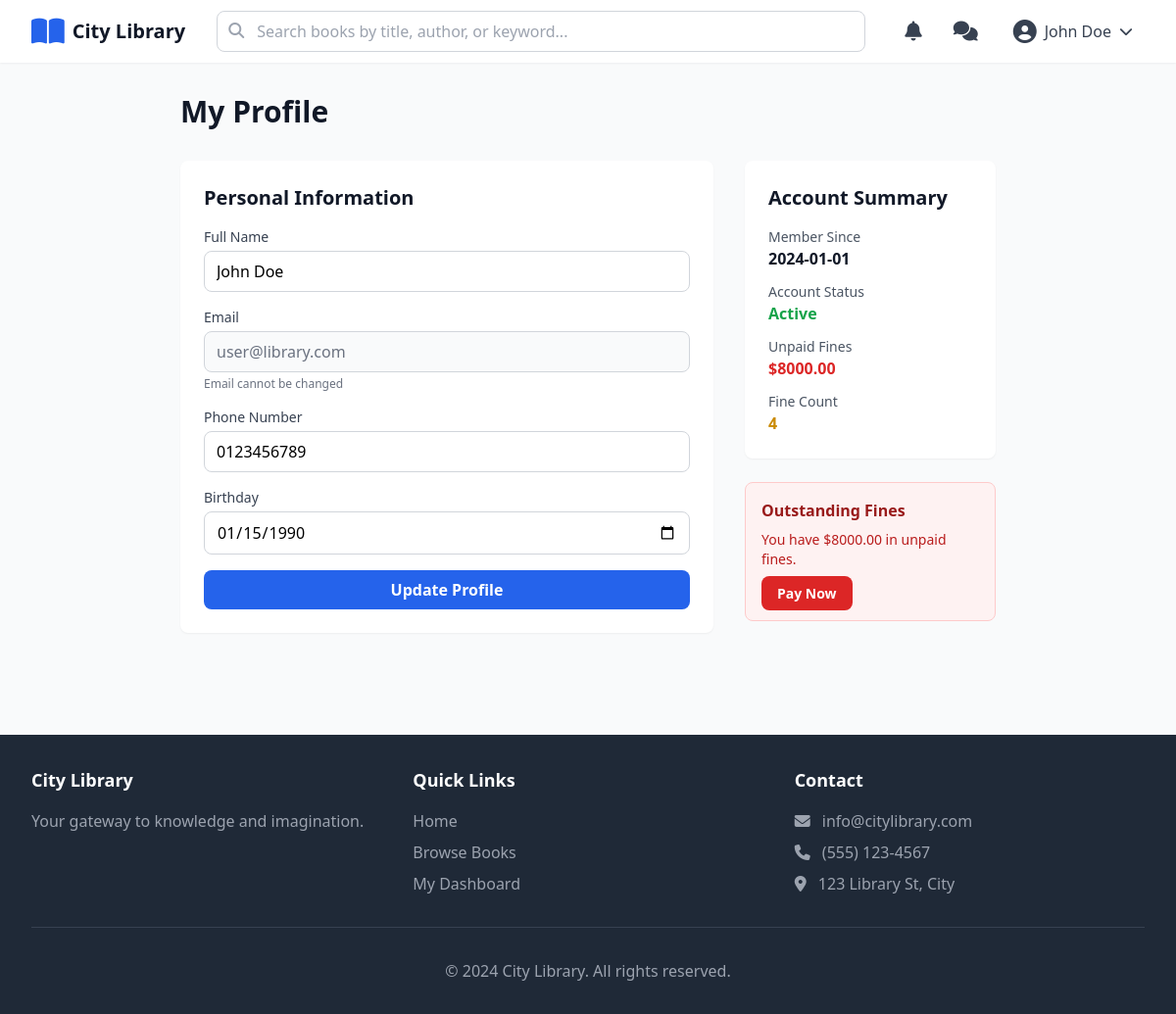
The page /user/profile (signed in) on the database as committed earlier.
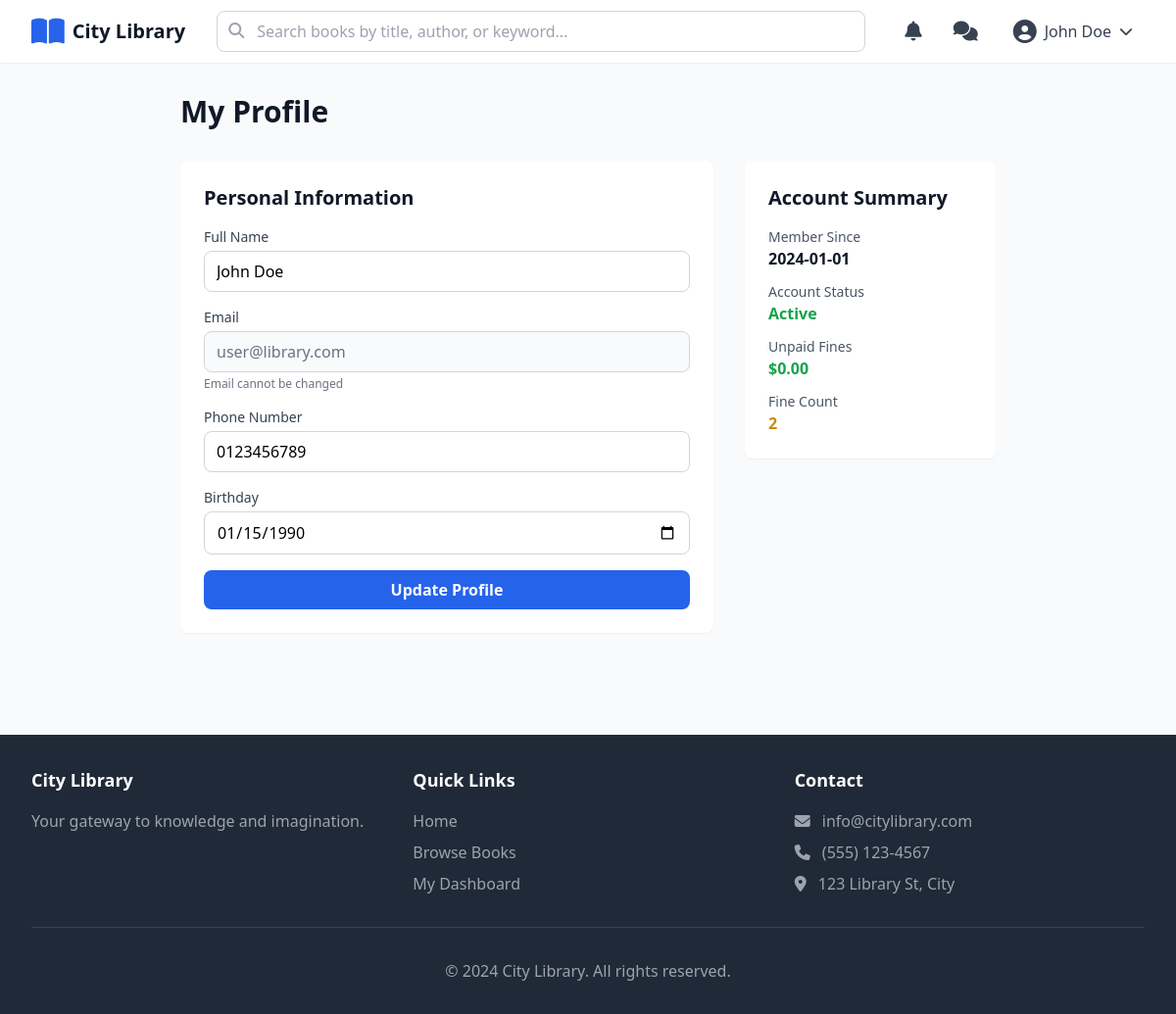
The same page on the database as committed later.
### tables this page shows
CREATE TABLE users (
            id TEXT PRIMARY KEY,
            email TEXT UNIQUE NOT NULL,
            password TEXT NOT NULL,
            name TEXT NOT NULL,
            phone TEXT NOT NULL,
            birthday TEXT,
            role TEXT NOT NULL DEFAULT 'user',
            member_since TEXT NOT NULL,
            is_locked INTEGER DEFAULT 0,
            fines REAL DEFAULT 0.0,
            violations INTEGER DEFAULT 0,
            favorites TEXT DEFAULT '[]'
        );

### routes/user_routes.py (the view)
@user_bp.route('/profile', methods=['GET', 'POST'])
@login_required
def profile():
    user = User.get_by_id(session['user_id'])
    if request.method == 'POST':
        name = request.form.get('name')
        phone = request.form.get('phone')
        birthday = request.form.get('birthday')
        success, message = user.update(name, phone, birthday)
        flash(message, 'success' if success else 'error')
    return render_template('pages/user/profile.html', user=user)

### models/chat_message.py (called while the page is built)
    @staticmethod
    def get_unread_count(user_id: str) -> int:
        db = get_db()
        row = db.execute('''
            SELECT COUNT(*) as count FROM chat_messages
            WHERE receiver_id = ? AND is_read = 0
        ''', (user_id,)).fetchone()
        return row['count']

### models/database.py (called while the page is built)
def get_db() -> sqlite3.Connection:
    if 'db' not in g:
        os.makedirs(os.path.dirname(Config.DATABASE_PATH), exist_ok=True)
        g.db = sqlite3.connect(
            Config.DATABASE_PATH,
            detect_types=sqlite3.PARSE_DECLTYPES
        )
        g.db.row_factory = sqlite3.Row
    return g.db

### models/notification.py (called while the page is built)
    @staticmethod
    def get_unread_count(user_id: str) -> int:
        db = get_db()
        row = db.execute('''
            SELECT COUNT(*) as count FROM notifications
            WHERE user_id = ? AND is_read = 0
        ''', (user_id,)).fetchone()
        return row['count']

### models/user.py (called while the page is built)
def get_user_by_role(row_data: dict) -> User:
    role = row_data.get('role', 'user')
    if role == 'admin':
        Admin = _get_admin_class()
        return Admin(**row_data)
    elif role == 'staff':
        Staff = _get_staff_class()
        return Staff(**row_data)
    else:
        return User(**row_data)

    @staticmethod
    def get_user_or_guest(user_id: Optional[str]) -> 'User':
        if not user_id:
            return Guest()
        user = User.get_by_id(user_id)
        return user if user else Guest()

    @staticmethod
    def get_by_id(user_id: str) -> Optional['User']:
        db = get_db()
        row = db.execute(
            'SELECT * FROM users WHERE id = ?',
            (user_id,)
        ).fetchone()
        if not row:
            return None
        return get_user_by_role(dict(row))

### templates/pages/user/profile.html (shortened to what this page needs)
{% extends "layout.html" %}
{% block content %}
<div class="max-w-4xl mx-auto px-4 sm:px-6 lg:px-8 py-8">
    <h1 class="text-3xl font-bold text-gray-900 mb-8">My Profile</h1>
    <div class="grid grid-cols-1 md:grid-cols-3 gap-8">
        <div class="md:col-span-2">
            <div class="bg-white rounded-lg shadow-sm p-6 mb-6">
                <h2 class="text-xl font-semibold text-gray-900 mb-4">Personal Information</h2>
                <form method="POST" action="{{ url_for('user.profile') }}">
                    <div class="space-y-4">
                        <div>
                            <label class="block text-sm font-medium text-gray-700 mb-1">Full Name</label>
                            <input
                                type="text"
                                name="name"
                                value="{{ user.name }}"
                                class="w-full px-3 py-2 border border-gray-300 rounded-lg focus:outline-none focus:ring-2 focus:ring-blue-500"
                            />
                        </div>
                        <div>
                            <label class="block text-sm font-medium text-gray-700 mb-1">Email</label>
                            <input
                                type="email"
                                value="{{ user.email }}"
                                disabled
                                class="w-full px-3 py-2 border border-gray-300 rounded-lg bg-gray-50 text-gray-500"
                            />
                            <p class="text-xs text-gray-500 mt-1">Email cannot be changed</p>
                        </div>
                        <div>
                            <label class="block text-sm font-medium text-gray-700 mb-1">Phone Number</label>
                            <input
                                type="tel"
                                name="phone"
                                value="{{ user.phone }}"
                                class="w-full px-3 py-2 border border-gray-300 rounded-lg focus:outline-none focus:ring-2 focus:ring-blue-500"
                            />
                        </div>
                        <div>
                            <label class="block text-sm font-medium text-gray-700 mb-1">Birthday</label>
                            <input
                                type="date"
                                name="birthday"
                                value="{{ user.birthday }}"
                                class="w-full px-3 py-2 border border-gray-300 rounded-lg focus:outline-none focus:ring-2 focus:ring-blue-500"
                            />
                        </div>
                        <button type="submit" class="w-full py-2 bg-blue-600 text-white rounded-lg hover:bg-blue-700 font-semibold">
                            Update Profile
                        </button>
                    </div>
                </form>
            </div>
        </div>
        <div>
            <div class="bg-white rounded-lg shadow-sm p-6 mb-6">
                <h2 class="text-xl font-semibold text-gray-900 mb-4">Account Summary</h2>
                <dl class="space-y-3">
                    <div>
                        <dt class="text-sm text-gray-600">Member Since</dt>
                        <dd class="font-semibold text-gray-900">{{ user.member_since }}</dd>
                    </div>
                    <div>
                        <dt class="text-sm text-gray-600">Account Status</dt>
                        <dd class="font-semibold {% if user.is_locked %}text-red-600{% else %}text-green-600{% endif %}">
                            {% if user.is_locked %}Locked{% else %}Active{% endif %}
                        </dd>
                    </div>
                    <div>
                        <dt class="text-sm text-gray-600">Unpaid Fines</dt>
                        <dd class="font-semibold {% if user.fines > 0 %}text-red-600{% else %}text-green-600{% endif %}">
                            ${{ "%.2f"|format(user.fines) }}
                        </dd>
                    </div>
                    <div>
                        <dt class="text-sm text-gray-600">Fine Count</dt>
                        <dd class="font-semibold {% if user.violations > 0 %}text-yellow-600{% else %}text-green-600{% endif %}">
                            {{ user.violations }}
                        </dd>
                    </div>
                </dl>
            </div>
            {% if user.fines > 0 %}
            <div class="bg-red-50 border border-red-200 rounded-lg p-4">
                <h3 class="font-semibold text-red-800 mb-2">Outstanding Fines</h3>
                <p class="text-sm text-red-700 mb-3">
                    You have ${{ "%.2f"|format(user.fines) }} in unpaid fines.
                </p>
                <a href="{{ url_for('user.dashboard') }}" class="w-full px-4 py-2 bg-red-600 text-white rounded-lg hover:bg-red-700 text-sm font-semibold">
                    Pay Now
                </a>
            </div>
            {% endif %}
        </div>
    </div>
</div>
{% endblock %}

### templates/layout.html (shortened to what this page needs)
<!DOCTYPE html>
<html lang="en">
<head>
    <script src="https://cdn.tailwindcss.com"></script>
    <link rel="stylesheet" href="https://cdnjs.cloudflare.com/ajax/libs/font-awesome/6.4.0/css/all.min.css">
    <link rel="stylesheet" href="{{ url_for('static', filename='css/custom.css') }}">
</head>
<body class="min-h-screen flex flex-col bg-gray-50">
    <header class="bg-white shadow-sm sticky top-0 z-50">
        <div class="max-w-7xl mx-auto px-4 sm:px-6 lg:px-8">
            <div class="flex items-center justify-between h-16">
                <a href="{{ url_for('main.home') }}" class="flex items-center gap-2">
                    <i class="fas fa-book-open text-3xl text-blue-600"></i>
                    <span class="text-xl font-semibold text-gray-900">City Library</span>
                </a>
                <form action="{{ url_for('main.search') }}" method="GET" class="hidden md:flex flex-1 max-w-2xl mx-8">
                    <div class="relative w-full">
                        <input
                            type="text"
                            name="q"
                            placeholder="Search books by title, author, or keyword..."
                            class="w-full px-4 py-2 pl-10 border border-gray-300 rounded-lg focus:outline-none focus:ring-2 focus:ring-blue-500"
                        />
                        <i class="fas fa-search absolute left-3 top-3 text-gray-400"></i>
                    </div>
                </form>
                <div class="hidden md:flex items-center gap-4">
                    {% if not current_user %}
                        <a href="{{ url_for('auth.login') }}" class="px-4 py-2 text-gray-700 hover:text-blue-600">
                            Login
                        </a>
                        <a href="{{ url_for('auth.register') }}" class="px-4 py-2 bg-blue-600 text-white rounded-lg hover:bg-blue-700">
                            Register
                        </a>
                    {% else %}
                        {% if current_user and current_user.role == 'user' %}
                            <a href="{{ url_for('user.notifications') }}" class="p-2 text-gray-700 hover:text-blue-600">
                                <i class="fas fa-bell text-xl"></i>
                            </a>
                            <button onclick="openChatWindow()" class="relative p-2 text-gray-700 hover:text-blue-600">
                                <i class="fas fa-comments text-xl"></i>
                            </button>
                        {% endif %}
                        <div class="relative" id="userDropdown">
                            <button onclick="toggleUserDropdown()" class="flex items-center gap-2 px-3 py-2 text-gray-700 hover:text-blue-600">
                                <i class="fas fa-user-circle text-2xl"></i>
                                <span>{{ current_user.name if current_user and current_user.name else '' }}</span>
                                <i class="fas fa-chevron-down text-sm"></i>
                            </button>
                        </div>
                    {% endif %}
                </div>
            </div>
        </div>
    </header>
    <main class="flex-1">
        {% block content %}{% endblock %}
    </main>
    <footer class="bg-gray-800 text-white mt-12">
        <div class="max-w-7xl mx-auto px-4 sm:px-6 lg:px-8 py-8">
            <div class="grid grid-cols-1 md:grid-cols-3 gap-8">
                <div>
                    <h3 class="text-lg font-semibold mb-4">City Library</h3>
                    <p class="text-gray-400">Your gateway to knowledge and imagination.</p>
                </div>
                <div>
                    <h3 class="text-lg font-semibold mb-4">Quick Links</h3>
                    <ul class="space-y-2 text-gray-400">
                        <li><a href="{{ url_for('main.home') }}" class="hover:text-white">Home</a></li>
                        <li><a href="{{ url_for('main.search') }}" class="hover:text-white">Browse Books</a></li>
                        {% if current_user %}
                        <li><a href="{{ url_for('user.dashboard') }}" class="hover:text-white">My Dashboard</a></li>
                        {% endif %}
                    </ul>
                </div>
                <div>
                    <h3 class="text-lg font-semibold mb-4">Contact</h3>
                    <ul class="space-y-2 text-gray-400">
                        <li><i class="fas fa-envelope mr-2"></i> info@citylibrary.com</li>
                        <li><i class="fas fa-phone mr-2"></i> (555) 123-4567</li>
                        <li><i class="fas fa-map-marker-alt mr-2"></i> 123 Library St, City</li>
                    </ul>
                </div>
            </div>
            <div class="border-t border-gray-700 mt-8 pt-8 text-center text-gray-400">
                <p>&copy; 2024 City Library. All rights reserved.</p>
            </div>
        </div>
    </footer>
</body>
</html>

### static/css/custom.css (style rules this page uses)
* { transition: all 0.2s ease-in-out; }

Rows that differ between the two databases and show on the page:
changed users "John Doe": fines "8000.00" → "0.00"; violations "4" → "2"; fines "8000.00" → (not shown)
Other text that changed with them:
text no longer shown: "Outstanding Fines You have $ in unpaid fines. Pay Now"
